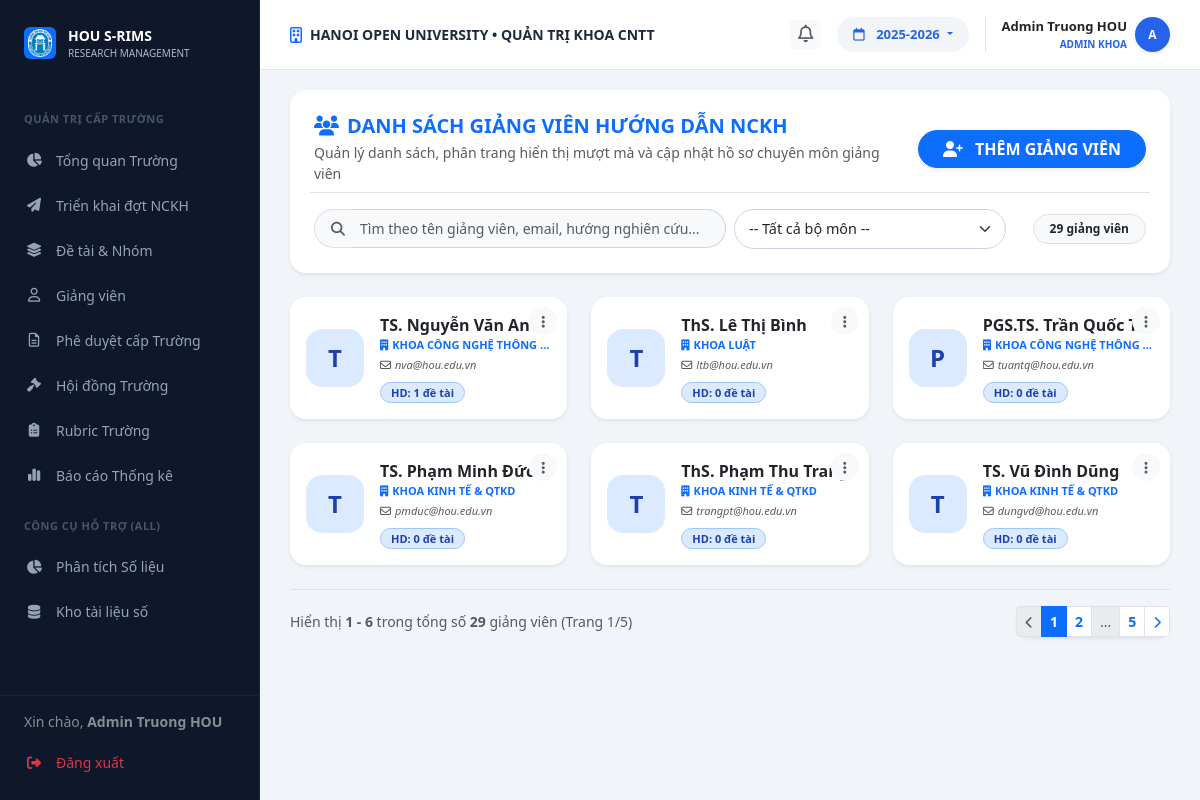
Screenshot of /faculty/lecturers (signed in) with the database file from the repository.
### models.py (models this page shows, shortened)
class User(db.Model):
    __tablename__ = 'users'
    id = db.Column(db.Integer, primary_key=True)
    username = db.Column(db.String(50), unique=True, nullable=False)
    password_hash = db.Column(db.Text, nullable=False)
    full_name = db.Column(db.String(100), nullable=False)
    email = db.Column(db.String(120), unique=True, nullable=False)
    phone = db.Column(db.String(20), nullable=True)
    bio = db.Column(db.Text, nullable=True)
    role = db.Column(db.String(20), nullable=False) # Admin, Lecturer, Student
    student_id = db.Column(db.String(20), nullable=True)   # MSSV for students
    faculty = db.Column(db.String(100), nullable=True)      # faculty / department
    topics_mentored = db.relationship('Topic', backref='mentor', lazy=True)
    group_memberships = db.relationship('GroupMember', backref='student', lazy=True)
    @property
    def password(self):
        return self.password_hash

class Batch(db.Model):
    __tablename__ = 'batches'
    id = db.Column(db.Integer, primary_key=True)
    name = db.Column(db.String(100), nullable=False)
    type = db.Column(db.String(50), nullable=True, default='NCKH')
    start_date = db.Column(db.DateTime, nullable=True)
    end_date = db.Column(db.DateTime, nullable=True)
    submission_deadline = db.Column(db.DateTime, nullable=True)
    status = db.Column(db.String(20), default='active') # active, completed
    academic_year = db.Column(db.String(20), default='2025-2026')
    guidance_doc = db.Column(db.String(255), nullable=True)
    description = db.Column(db.Text, nullable=True)
    created_at = db.Column(db.DateTime, default=datetime.utcnow)
    topics = db.relationship('Topic', backref='batch', lazy=True)
    groups = db.relationship('Group', backref='batch', lazy=True)

### routes/faculty_bp.py (the view)
@faculty_bp.route('/lecturers')
def lecturers():
    all_lecturers = User.query.filter(func.lower(User.role) == 'lecturer').all()
    current_year = get_effective_academic_year()
    all_topics = Topic.query.join(Batch).filter(Batch.academic_year == current_year).all()
    return render_template('faculty/lecturers.html', mentors=all_lecturers, topics=all_topics)

### templates/faculty/lecturers.html (shortened to what this page needs)
{% extends "layouts/faculty_layout.html" %}
{% block faculty_content %}
<div id="view-f-lecturers" class="fade-in">
    <div class="bg-white p-4 rounded-4 shadow-sm mb-4">
        <div class="d-flex flex-column flex-md-row justify-content-between align-items-md-center gap-3 mb-3">
            <div>
                <h5 class="fw-bold mb-1 text-primary"><i class="fa-solid fa-users me-2"></i>DANH SÁCH GIẢNG VIÊN HƯỚNG DẪN NCKH</h5>
                <p class="text-muted small mb-0">Quản lý danh sách, phân trang hiển thị mượt mà và cập nhật hồ sơ chuyên môn giảng viên</p>
            </div>
            <button class="btn btn-primary fw-bold rounded-pill px-4 shadow-sm text-nowrap" data-bs-toggle="modal" data-bs-target="#modalAddLecturer">
                <i class="fa-solid fa-user-plus me-2"></i> THÊM GIẢNG VIÊN
            </button>
        </div>
        <div class="row g-2 align-items-center pt-2 border-top">
            <div class="col-md-6 col-12">
                <div class="input-group input-group-sm">
                    <span class="input-group-text bg-light border-end-0 rounded-start-pill ps-3"><i class="fa-solid fa-magnifying-glass text-muted"></i></span>
                    <input type="text" id="lecSearchInput" class="form-control bg-light border-start-0 rounded-end-pill py-2" placeholder="Tìm theo tên giảng viên, email, hướng nghiên cứu..." oninput="onLecFilterChange()">
                </div>
            </div>
            <div class="col-md-4 col-8">
                <select id="lecFpuFilter" class="form-select form-select-sm rounded-pill py-2" onchange="onLecFilterChange()">
                    <option value="all">-- Tất cả bộ môn --</option>
                </select>
            </div>
            <div class="col-md-2 col-4 text-end">
                <span class="badge bg-light text-dark border px-3 py-2 rounded-pill small fw-bold" id="lecResultCount">
                    {{ mentors|length if mentors else 0 }} giảng viên
                </span>
            </div>
        </div>
    </div>
    <div class="row g-4" id="lecCardsContainer">
        {% if mentors %}
            {% for m in mentors %}
            <div class="col-md-4 col-sm-6 col-12 lecturer-col-item"
                 data-name="{{ (m.full_name or '')|lower }}"
                 data-email="{{ (m.email or '')|lower }}"
                 data-faculty="{{ (m.faculty or '') }}"
                 data-bio="{{ (m.bio or '')|lower }}">
                <div class="card border-0 shadow-sm p-3 rounded-4 h-100 d-flex flex-row align-items-center gap-3 lecturer-card position-relative bg-white hover-shadow transition-all">
                    <div class="avatar-letter bg-primary-subtle text-primary rounded-4 d-flex align-items-center justify-content-center fw-bold fs-4 flex-shrink-0" style="width: 58px; height: 58px;">
                        {{ m.full_name[0] if m.full_name else 'G' }}
                    </div>
                    <div class="overflow-hidden flex-grow-1">
                        <div class="fw-bold text-dark text-truncate fs-6" title="{{ m.full_name }}">{{ m.full_name }}</div>
                        <div class="small text-primary fw-bold text-uppercase mb-1 text-truncate" style="font-size: 11px;">
                            <i class="fa-solid fa-building me-1"></i>{{ m.faculty or 'Khoa CNTT' }}
                        </div>
                        <div class="small text-muted fst-italic mb-2 text-truncate" style="font-size: 11px;" title="{{ m.email }}">
                            <i class="fa-regular fa-envelope me-1"></i>{{ m.email }}
                        </div>
                        <div class="d-flex align-items-center gap-2">
                            <span class="badge bg-primary-subtle text-primary border border-primary-subtle rounded-pill px-2.5 py-1" style="font-size: 11px;">
                                HD: {{ topics | selectattr('mentor_id', 'equalto', m.id) | list | length }} đề tài
                            </span>
                        </div>
                    </div>
                    <div class="position-absolute top-0 end-0 p-2.5">
                        <div class="dropdown">
                            <button class="btn btn-sm btn-light border-0 rounded-circle text-muted p-1" style="width: 28px; height: 28px;" data-bs-toggle="dropdown" aria-expanded="false">
                                <i class="fa-solid fa-ellipsis-vertical"></i>
                            </button>
                        </div>
                    </div>
                </div>
            </div>
            {% endfor %}
        {% else %}
            <div class="col-12 text-center text-muted py-5">
                <i class="fa-solid fa-user-xmark fs-1 text-muted mb-2 d-block opacity-25"></i>
                Chưa có giảng viên nào trong hệ thống
            </div>
        {% endif %}
    </div>
    <div class="d-flex flex-column flex-sm-row justify-content-between align-items-center mt-4 pt-3 border-top gap-3" id="lecPaginationWrap">
        <div class="small text-muted" id="lecPageInfo">
        </div>
        <nav aria-label="Lecturers navigation">
            <ul class="pagination pagination-sm mb-0 rounded-pill shadow-sm" id="lecPaginationNav">
            </ul>
        </nav>
    </div>
</div>
{% endblock %}

### templates/layouts/faculty_layout.html (shortened to what this page needs)
{% extends "base.html" %}
{% block content %}
        <div class="top-bar">
            <div class="d-flex align-items-center gap-2">
                <i class="fa-regular fa-building text-primary"></i>
                <span class="fw-bold text-uppercase small">HANOI OPEN UNIVERSITY • QUẢN TRỊ KHOA CNTT</span>
            </div>
            <div class="d-flex align-items-center gap-3">
                <div class="dropdown">
                    <button class="btn btn-light border-0 btn-sm fw-bold text-muted position-relative" type="button" data-bs-toggle="dropdown" aria-expanded="false">
                        <i class="fa-regular fa-bell" style="font-size: 1.1rem;"></i>
                        {% set unread_count = notifications|selectattr('is_read', 'equalto', false)|list|length %}
                    </button>
                </div>
                <div class="dropdown">
                    <button class="year-select dropdown-toggle" type="button" data-bs-toggle="dropdown" style="background: #f1f5f9; border: none; padding: 8px 16px; border-radius: 20px; color: #2563eb; font-weight: 600; font-size: 13px;">
                        <i class="fa-regular fa-calendar me-2"></i> {{ current_academic_year or session.get('academic_year', '2027-2028') }}
                    </button>
                    {% set current_yr = current_academic_year or session.get('academic_year', '2027-2028') %}
                </div>
                <div class="dropdown border-start ps-3">
                    <div class="d-flex align-items-center gap-2 cursor-pointer dropdown-toggle no-arrow" data-bs-toggle="dropdown">
                        <div class="text-end">
                            <div class="fw-bold text-dark" style="font-size: 13px;">
                                {{ session.get('user_name', 'Admin Khoa') }}
                            </div>
                            <div class="fw-bold text-uppercase" style="font-size: 10px; color: #2563eb !important;">
                                ADMIN KHOA
                            </div>
                        </div>
                        <div class="rounded-circle text-white d-flex align-items-center justify-content-center fw-bold shadow-sm" style="width: 35px; height: 35px; font-size: 12px; background: #2563eb !important;">
                            {{ session.get('user_name', 'A')[0] | upper }}
                        </div>
                    </div>
                </div>
            </div>
        </div>
    <div class="content-area flex-grow-1 d-flex flex-column">
<div class="content-body flex-grow-1 d-flex flex-column">
{% block faculty_content %}{% endblock %}
</div>
{% endblock %}

### templates/base.html (shortened to what this page needs)
<!DOCTYPE html>
<html lang="vi">
<head>
    <link href="https://cdn.jsdelivr.net/npm/bootstrap@5.3.0/dist/css/bootstrap.min.css" rel="stylesheet">
    <link rel="stylesheet" href="https://cdnjs.cloudflare.com/ajax/libs/font-awesome/6.4.0/css/all.min.css">
    <link rel="stylesheet" href="{{ url_for('static', filename='assets/css/style.css') }}?v=2">
    <link href="https://cdn.jsdelivr.net/npm/sweetalert2@11/dist/sweetalert2.min.css" rel="stylesheet">
    <link href="https://cdn.jsdelivr.net/npm/quill@1.3.6/dist/quill.snow.css" rel="stylesheet">
</head>
<body>
    <div class="toast-container position-fixed bottom-0 end-0 p-3" style="z-index: 1100">
    </div>
    {% include 'components/sidebar.html' %}
    <div class="main-content d-flex flex-column">
        {% block content %}
        {% endblock %}
    </div>
</body>
</html>

### templates/components/sidebar.html (shortened to what this page needs)
<div class="sidebar">
    <div class="sidebar-logo">
        <div class="d-flex align-items-center justify-content-center bg-primary rounded p-1" style="width: 32px; height: 32px;">
            <img src="{{ url_for('static', filename='assets/images/logo.png') }}" alt="" style="max-width:100%;">
        </div>
        <div>
            <div class="fw-bold text-white" style="font-size: 14px;">HOU S-RIMS</div>
            <div style="font-size: 10px; color: #aeb9cc;">RESEARCH MANAGEMENT</div>
        </div>
    </div>
    <div class="sidebar-menu-wrapper" style="flex: 1; overflow-y: auto; padding-bottom: 100px;">
    {% if session.get('role') == 'admin' %}
    <div class="menu-category">QUẢN TRỊ CẤP TRƯỜNG</div>
    <a href="{{ url_for('web.admin_page') }}#overview" onclick="{% if request.endpoint == 'web.admin_page' %}event.preventDefault(); switchTab('overview', this){% endif %}" class="nav-link">
        <i class="fa-solid fa-chart-pie"></i> Tổng quan Trường
    </a>
    <a href="{{ url_for('web.admin_page') }}#batches" onclick="{% if request.endpoint == 'web.admin_page' %}event.preventDefault(); switchTab('batches', this){% endif %}" class="nav-link">
        <i class="fa-solid fa-paper-plane"></i> Triển khai đợt NCKH
    </a>
    <a href="{{ url_for('web.admin_page') }}#topics" onclick="{% if request.endpoint == 'web.admin_page' %}event.preventDefault(); switchTab('topics', this){% endif %}" class="nav-link">
        <i class="fa-solid fa-layer-group"></i> Đề tài & Nhóm
    </a>
    <a href="{{ url_for('web.admin_page') }}#lecturers" onclick="{% if request.endpoint == 'web.admin_page' %}event.preventDefault(); switchTab('lecturers', this){% endif %}" class="nav-link">
        <i class="fa-regular fa-user"></i> Giảng viên
    </a>
    <a href="{{ url_for('web.admin_page') }}#approvals" onclick="{% if request.endpoint == 'web.admin_page' %}event.preventDefault(); switchTab('approvals', this){% endif %}" class="nav-link">
        <i class="fa-regular fa-file-lines"></i> Phê duyệt cấp Trường
    </a>
    <a href="{{ url_for('web.admin_page') }}#councils" onclick="{% if request.endpoint == 'web.admin_page' %}event.preventDefault(); switchTab('councils', this){% endif %}" class="nav-link">
        <i class="fa-solid fa-gavel"></i> Hội đồng Trường
    </a>
    <a href="{{ url_for('web.admin_page') }}#rubric" onclick="{% if request.endpoint == 'web.admin_page' %}event.preventDefault(); switchTab('rubric', this){% endif %}" class="nav-link">
        <i class="fa-solid fa-clipboard-list"></i> Rubric Trường
    </a>
    <a href="{{ url_for('web.admin_page') }}#reports" onclick="{% if request.endpoint == 'web.admin_page' %}event.preventDefault(); switchTab('reports', this){% endif %}" class="nav-link">
        <i class="fa-solid fa-chart-simple"></i> Báo cáo Thống kê
    </a>
    {% endif %}
    <div class="menu-category">CÔNG CỤ HỖ TRỢ (ALL)</div>
    <a href="{{ url_for('web.analysis_page') }}" class="nav-link {{ 'active-main' if request.endpoint == 'web.analysis_page' else '' }}">
        <i class="fa-solid fa-chart-pie"></i> Phân tích Số liệu
    </a>
    <a href="{{ url_for('web.repository_page') }}" class="nav-link {{ 'active-main' if request.endpoint == 'web.repository_page' else '' }}">
        <i class="fa-solid fa-database"></i> Kho tài liệu số
    </a>
    </div>
    <div class="sidebar-footer" style="position: absolute; bottom: 0; left: 0; right: 0; background: var(--sidebar-bg); border-top: 1px solid rgba(255,255,255,0.05); padding: 15px 0;">
        <div class="px-4 mb-2 text-white small opacity-50">
            Xin chào, <strong>{{ session.get('user_name', 'Khách') }}</strong>
        </div>
        <a href="{{ url_for('auth.logout') }}" class="nav-link text-danger">
            <i class="fa-solid fa-right-from-bracket"></i> Đăng xuất
        </a>
    </div>
</div>

### rows the page displays
User: get "Admin Truong HOU"
Batch: academic_year "2025-2026"
User: full_name "T", full_name "TS. Nguyễn Văn An", faculty "KHOA CÔNG NGHỆ THÔNG…", email "nva@hou.edu.vn", id "1"
User: full_name "T", full_name "ThS. Lê Thị Bình", faculty "KHOA LUẬT", email "ltb@hou.edu.vn", id "0"
User: full_name "P", full_name "PGS.TS. Trần Quốc T…", faculty "KHOA CÔNG NGHỆ THÔNG…", email "tuantq@hou.edu.vn", id "0"
User: full_name "T", full_name "TS. Phạm Minh Đức", faculty "KHOA KINH TẾ & QTKD", email "pmduc@hou.edu.vn", id "0"
User: full_name "T", full_name "ThS. Phạm Thu Trang", faculty "KHOA KINH TẾ & QTKD", email "trangpt@hou.edu.vn", id "0"
User: full_name "T", full_name "TS. Vũ Đình Dũng", faculty "KHOA KINH TẾ & QTKD", email "dungvd@hou.edu.vn", id "0"

### other values shown
{{ session.get('user_name', 'A')[0] | upper }} "A"
{{ mentors|length if mentors else 0 }} "29"
